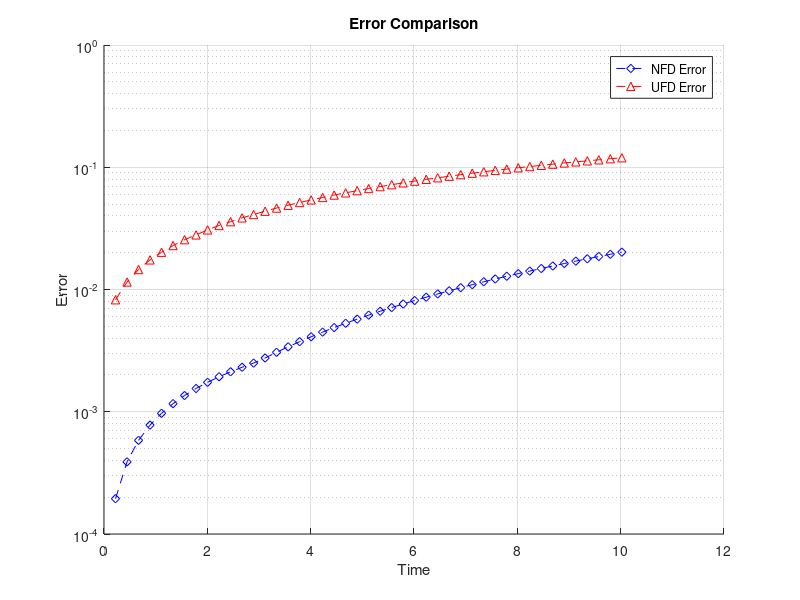

Source code (MATLAB):
clearvars;
close all;

%% load data
load('err_nfd.mat', 'times', 'err');
times_nfd = times; err_nfd = err;

load('err_ufd.mat', 'times', 'err');
times_ufd = times; err_ufd = err;

%% plot results
figure;
hold on;
set(gca,'Yscale', 'log');
plot(times_nfd, err_nfd, 'bd--', 'DisplayName', 'NFD Error');
plot(times_ufd, err_ufd, 'r^--', 'DisplayName', 'UFD Error');
xlabel('Time');
ylabel('Error');
title('Error Comparison');
legend show;
grid on;